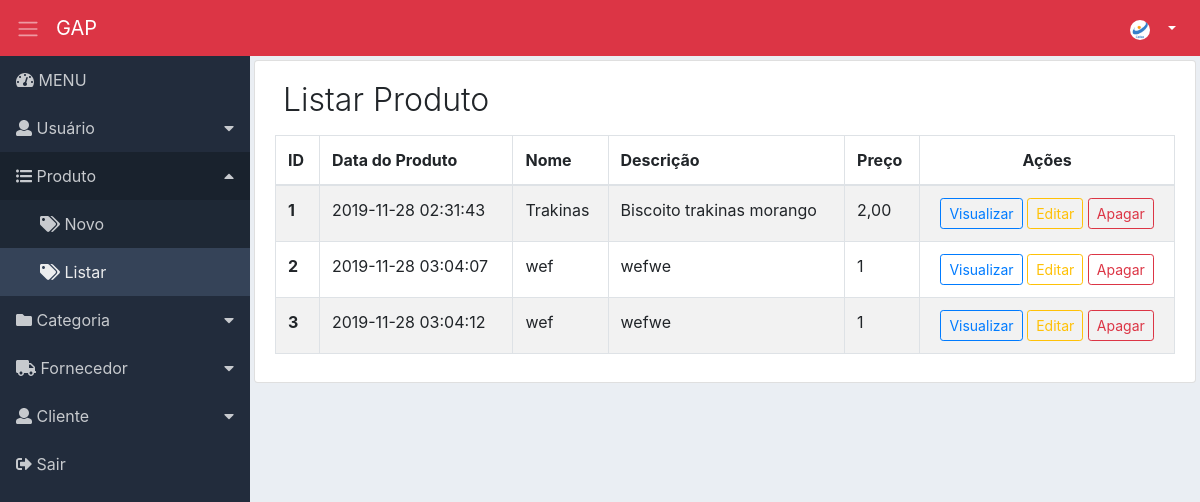
Page /produto_listar.php?id=2 (signed in) on the committed database.
### tables this page shows
CREATE TABLE `produto` (
  `id_produto` int(11) NOT NULL,
  `dat_cadastro` timestamp NOT NULL DEFAULT CURRENT_TIMESTAMP ON UPDATE CURRENT_TIMESTAMP,
  `nome` varchar(30) DEFAULT NULL,
  `descricao` varchar(255) DEFAULT NULL,
  `preco` varchar(255) DEFAULT NULL,
  `tipo` varchar(255) DEFAULT NULL,
  `categoria` varchar(255) DEFAULT NULL,
  `situacao` varchar(255) DEFAULT NULL,
  `uni_medida` varchar(255) DEFAULT NULL,
  `cod_ean` varchar(255) DEFAULT NULL
);

### produto_view.php (the view, shortened to what this page needs)
<?php
                include_once 'conexao.php';
                $sql = "SELECT id_produto, dat_cadastro, nome, descricao, preco, tipo, categoria, situacao, uni_medida, cod_ean FROM `produto`";
                $retorno = mysqli_query($conn, $sql);
                while ($array = mysqli_fetch_array($retorno, MYSQLI_ASSOC)) {
                    $id_produto = $array['id_produto'];
                    $dat_cadastro = $array['dat_cadastro'];
                    $nome = $array['nome'];
                    $descricao = $array['descricao'];
                    $preco = $array['preco'];
                    ?>
                <tr>
                    <th><?= $id_produto ?></th>
                    <td class="d-none d-sm-table-cell"><?= $dat_cadastro ?></td>
                    <td class="d-none d-lg-table-cell"><?= $nome ?></td>
                    <td class="d-none d-lg-table-cell"><?= $descricao ?></td>
                    <td class="d-none d-lg-table-cell"><?= $preco ?></td>
                    <td class="text-center">
                        <span class="d-none d-md-block">
                            <a href="produto_visualizar.php?id=<?=$id_produto?>" class="btn btn-outline-primary btn-sm" data-toggle="modal"
                                    data-target="#visualizarRegistro">Visualizar</a>
                            <a href="produto_editar.php?id=<?=$id_produto?>"
                                class="btn btn-outline-warning btn-sm">Editar</a>
                            <a href="produto_apagar.php?id=<?=$id_produto?>"
                            class="btn btn-outline-danger btn-sm" data-toggle="modal" data-target=" #apagarRegistro">Apagar</a>
                        </span>
                    </td>
                </tr>
                <?php } ?>

### header.php (shortened to what this page needs)
<?php
$menu = (isset($page)) ? $page : 'index';
?>
<!DOCTYPE html>
<html lang="pt-br">
<head>
    <link rel="stylesheet" href="https://maxcdn.bootstrapcdn.com/bootstrap/4.0.0/css/bootstrap.min.css">
    <link rel="stylesheet" href="css/fontawesome.min.css">
    <link rel="stylesheet" href="css/dashboard.css">
</head>
<body>
    <nav class="navbar navbar-expand navbar-dark bg-danger">
        <a class="sidebar-toggle text-light mr-3">
            <span class="navbar-toggler-icon"></span>
        </a>
        <a class="navbar-brand" href="#">GAP</a>
        <div class="collapse navbar-collapse">
            <ul class="navbar-nav ml-auto">
                <li class="nav-item dropdown">
                    <a class="nav-link dropdown-toggle menu-header" href="#" id="navbarDropdownMenuLink" data-toggle="dropdown">
                        <img class="rounded-circle" src="imagem/icon.png" width="20" height="20"> &nbsp;<span class="d-none d-sm-inline"></span>
                    </a>
                </li>
            </ul>
        </div>
    </nav>
    <div class="d-flex">
        <nav class="sidebar">
            <ul class="list-unstyled">
                <li><a href="home.php"><i class="fas fa-tachometer-alt"></i> MENU</a></li>
                <li><a href="#submenu1" data-toggle="collapse"><i class="fas fa-user"></i> Usuário </a>
                </li>
                <li>
                    <a href="#submenu2" data-toggle="collapse"><i class="fas fa-list-ul"></i> Produto</a>
                    <ul id="submenu2" class="list-unstyled collapse">
                        <li <?php echo ($menu == 'novo_produto') ? 'class="active"' : null; ?>><a href="./produto_cadastrar.php"><i class="fas fa-tags"></i> Novo</a></li>
                        <li <?php echo ($menu == 'listar_produto') ? 'class="active"' : null; ?>><a href="./produto_listar.php"><i class="fas fa-tags"></i> Listar</a></li>
                    </ul>
                </li>
                <li>
                    <a href="#submenu3" data-toggle="collapse"><i class="fas fa-folder"></i> Categoria</a>
                </li>
                <li>
                    <a href="#submenu4" data-toggle="collapse"><i class="fas fa-truck"></i> Fornecedor</a>
                </li>
                <li><a href="#submenu5" data-toggle="collapse"><i class="fas fa-user"></i> Cliente </a>
                </li>
                <li><a href="logout.php"><i class="fas fa-sign-out-alt"></i> Sair</a></li>
            </ul>
        </nav>

### produto_listar.php (shortened to what this page needs)
<?php
$page = 'listar_produto';
require('header.php');
?>
        <div class="content p-1">
            <div class="list-group-item">
                <div class="d-flex">
                    <div class="mr-auto p-2">
                        <h2 class="display-4 titulo">Listar Produto</h2>
                    </div>
                </div>
                <div class="table-responsive">
                    <table class="table table-striped table-hover table-bordered ">
                        <thead>
                            <tr>
                            <th>ID</th>
                                <th>Data do Produto</th>
                                <th>Nome</th>
                                <th>Descrição</th>
                                <th>Preço</th>
                                <th class="text-center">Ações</th>
                            </tr>
                        </thead>
                        <tbody>
                            <?php
                                include_once 'produto_view.php';?>
                        </tbody>
                    </table>
                </div>
            </div>
        </div>
    </div>
    <?php
    require('footer.php');
?>

### footer.php (shortened to what this page needs)
</body>
</html>

### css/dashboard.css (style rules this page uses)
body { background-color: #eaeef3; }
.menu-header { color: #FFF !important; }
.sidebar { background-color: #222c3c; min-width: 250px; max-width: 250px; min-height: calc(100vh - 56px); transition: all 0.3s; }
.sidebar ul li a { display: block; padding: 0.75rem 1rem; color: #c7cace; text-decoration: none; }
.sidebar ul li a:hover, .sidebar ul .active a { color: #ecedee; background-color: #354358; }
.sidebar ul ul a { padding-left: 2.5rem; background-color: #1e2835; }
.sidebar [data-toggle="collapse"] { position: relative; }
.sidebar [data-toggle="collapse"]:before { content: "\f0d7"; font-family: "Font Awesome 5 Free"; font-weight: 900; position: absolute; right: 1rem; }
.sidebar [aria-expanded="true"] { background-color: #19222d; }
.sidebar [aria-expanded="true"]:before { content: "\f0d8"; }
.content { width: 100%; }
.titulo { font-size: 2.0rem !important; }

### rows in the picture
produto: id_produto "1", dat_cadastro "2019-11-28 02:31:43", nome "Trakinas", descricao "Biscoito trakinas morango", preco "2,00"
produto: id_produto "2", dat_cadastro "2019-11-28 03:04:07", nome "wef", descricao "wefwe", preco "1"
produto: id_produto "3", dat_cadastro "2019-11-28 03:04:12", nome "wef", descricao "wefwe", preco "1"
